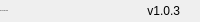
              <widget class="QFrame" name="bottomBar">
               <property name="minimumSize">
                <size>
                 <width>0</width>
                 <height>22</height>
                </size>
               </property>
               <property name="maximumSize">
                <size>
                 <width>16777215</width>
                 <height>22</height>
                </size>
               </property>
               <property name="frameShape">
                <enum>QFrame::NoFrame</enum>
               </property>
               <property name="frameShadow">
                <enum>QFrame::Raised</enum>
               </property>
               <layout class="QHBoxLayout" name="horizontalLayout_5">
                <property name="spacing">
                 <number>0</number>
                </property>
                <property name="leftMargin">
                 <number>0</number>
                </property>
                <property name="topMargin">
                 <number>0</number>
                </property>
                <property name="rightMargin">
                 <number>0</number>
                </property>
                <property name="bottomMargin">
                 <number>0</number>
                </property>
                <item>
                 <widget class="QLabel" name="creditsLabel">
                  <property name="maximumSize">
                   <size>
                    <width>16777215</width>
                    <height>16</height>
                   </size>
                  </property>
                  <property name="font">
                   <font>
                    <family>Segoe UI</family>
                    <pointsize>-1</pointsize>
                    <weight>50</weight>
                    <italic>false</italic>
                    <bold>false</bold>
                   </font>
                  </property>
                  <property name="text">
                   <string>By: Pis Team 2023</string>
                  </property>
                  <property name="alignment">
                   <set>Qt::AlignLeading|Qt::AlignLeft|Qt::AlignVCenter</set>
                  </property>
                 </widget>
                </item>
                <item>
                 <widget class="QLabel" name="version">
                  <property name="text">
                   <string>v1.0.3</string>
                  </property>
                  <property name="alignment">
                   <set>Qt::AlignRight|Qt::AlignTrailing|Qt::AlignVCenter</set>
                  </property>
                 </widget>
                </item>
                <item>
                 <widget class="QFrame" name="frame_size_grip">
                  <property name="minimumSize">
                   <size>
                    <width>20</width>
                    <height>0</height>
                   </size>
                  </property>
                  <property name="maximumSize">
                   <size>
                    <width>20</width>
                    <height>16777215</height>
                   </size>
                  </property>
                  <property name="frameShape">
                   <enum>QFrame::NoFrame</enum>
                  </property>
                  <property name="frameShadow">
                   <enum>QFrame::Raised</enum>
                  </property>
                 </widget>
                </item>
               </layout>
              </widget>
